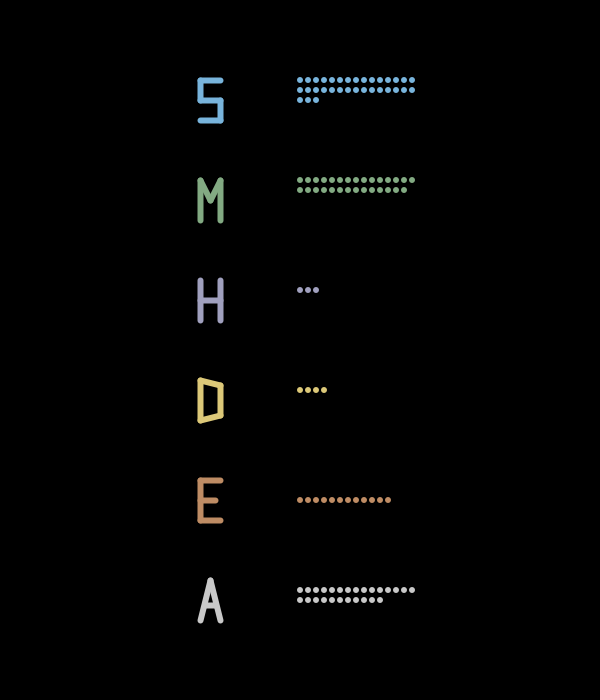
Frame 1 (no input)
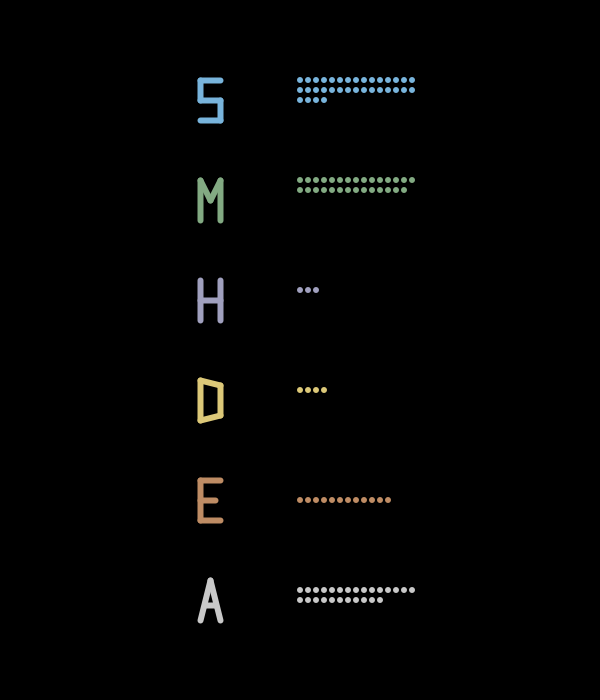
Frame 60 (the mouse pressed at the canvas centre just before this capture)
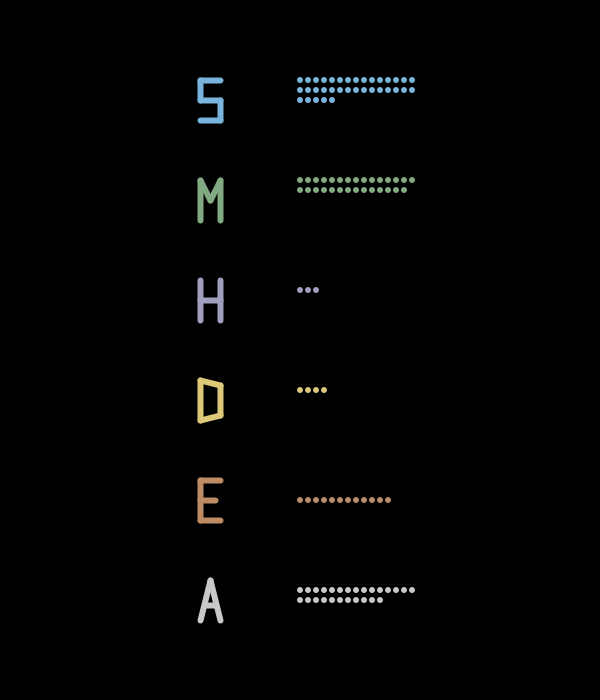
Frame 120 (the mouse held since frame 60 and released just before this capture)

The Processing sketch that drew these frames (run headless with seeded random() and noise(); from frame 60 on, the mouse is pressed at the canvas centre):

// Processing sketch: Entrega_Tiempo
// ── Entrega_Tiempo.pde
// Nombre: María Camila Serrato
// Código: 202410329
// En lugar de mostrar el tiempo con relojes o números, 
// esta visualización lo representa con bolitas que se 
// van acumulando. Es una forma diferente de ver cómo 
// pasa el tiempo, solo observando cómo fluye.

void setup() {
  size(600, 700);
  noStroke(); //<>//
}

void draw() {
  background(0);

  // Inicializar variables

  int s = second();
  int m = minute();
  int h = hour();
  int d = day();
  int mth = month();
  int año = year() % 100; // año actual dividido 100 -> residuo = numBolitas de año. (En vez de 2025 bolitas son 25)

  float baseX = (width - 200) / 2;

  strokeWeight(6);

  // Letras hechas con líneas simples

  // S
  stroke(120, 180, 220, 255);
  line(baseX, 80, baseX + 20, 80);
  line(baseX, 80, baseX, 100);
  line(baseX, 100, baseX + 20, 100);
  line(baseX + 20, 100, baseX + 20, 120);
  line(baseX, 120, baseX + 20, 120);

  // M
  stroke(130, 170, 130, 255);
  line(baseX, 180, baseX, 220);
  line(baseX, 180, baseX + 10, 200);
  line(baseX + 10, 200, baseX + 20, 180);
  line(baseX + 20, 180, baseX + 20, 220);

  // H
  stroke(160, 160, 190, 255);
  line(baseX, 280, baseX, 320);
  line(baseX + 20, 280, baseX + 20, 320);
  line(baseX, 300, baseX + 20, 300);

  // D
  stroke(220, 200, 120, 255);
  line(baseX, 380, baseX, 420);
  line(baseX, 380, baseX + 20, 385);
  line(baseX + 20, 385, baseX + 20, 415);
  line(baseX + 20, 415, baseX, 420);

  // E -> mes
  stroke(190, 140, 100, 255);
  line(baseX + 20, 480, baseX, 480);
  line(baseX, 480, baseX, 520);
  line(baseX, 500, baseX + 15, 500);
  line(baseX, 520, baseX + 20, 520);

  // A
  stroke(200, 200, 200, 255);
  line(baseX, 620, baseX + 10, 580);
  line(baseX + 10, 580, baseX + 20, 620);
  line(baseX + 5, 605, baseX + 15, 605);

  noStroke();

  // Bolitas
  dibujarTiempo(s, baseX + 100, 80, color(120, 180, 220));
  dibujarTiempo(m, baseX + 100, 180, color(130, 170, 130));
  dibujarTiempo(h, baseX + 100, 290, color(160, 160, 190));
  dibujarTiempo(d, baseX + 100, 390, color(220, 200, 120));
  dibujarTiempo(mth, baseX + 100, 500, color(190, 140, 100));
  dibujarTiempo(año, baseX + 100, 590, color(200));
}

// Dibuja bolitas acumuladas según cantidad

void dibujarTiempo(int cantidad, float x, float y, color c) {

  int cols = 15; // columnas por fila

  // cantidad = (se define como el número correspondiente a s, m …)

  for (int i = 0; i < cantidad; i++) {
    float bolitaX = x + (i % cols) * 8;
    float bolitaY = y + (i / cols) * 10;

    // c reponde al color de cada dibuajrtiempo
    fill(c);
    ellipse(bolitaX, bolitaY, 6, 6);
  }
}
